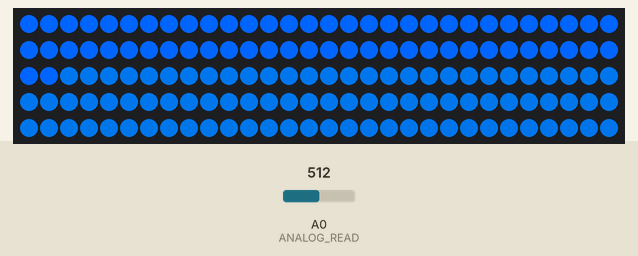
Simulated run of this sketch. Board: Arduino Uno, built with avr-gcc and run on an emulated ATmega328P. Parts: 150 RGB LEDs in strip order, left to right, continuing on the next row. The test bench sets the inputs (shaded band); at power-on: A0 (ANALOG_READ) = 512.

Above: at 1.2 s.
1.3 s: A0 (ANALOG_READ) set to 122
At 4.1 s:
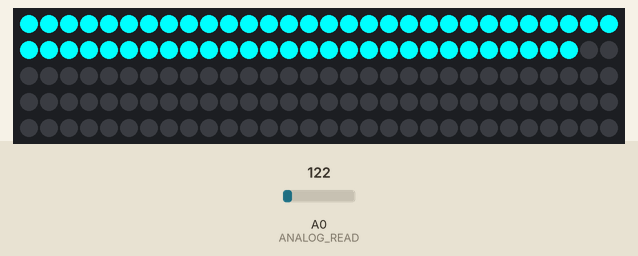
4.3 s: A0 (ANALOG_READ) set to 306
At 5.1 s:
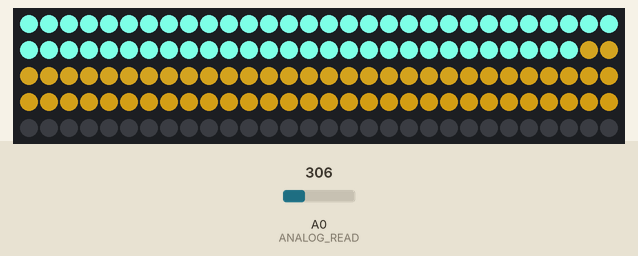
6.7 s: A0 (ANALOG_READ) set to 511
At 9.2 s:
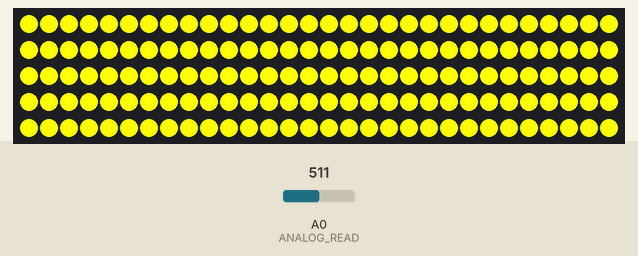
9.5 s: A0 (ANALOG_READ) set to 245
At 9.76 s:
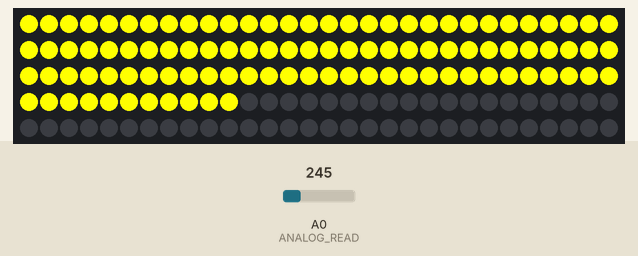
12.5 s: A0 (ANALOG_READ) set to 716
At 12.8 s:
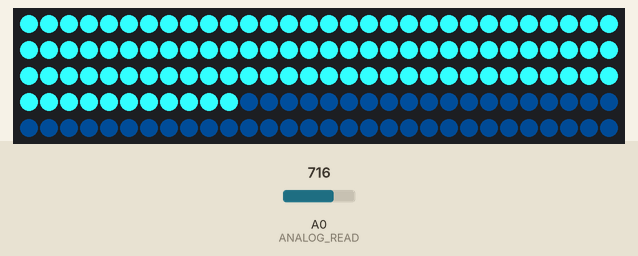
Timing chart, 0 to 15.5 s (numbered marks = the images above; inputs shaded):
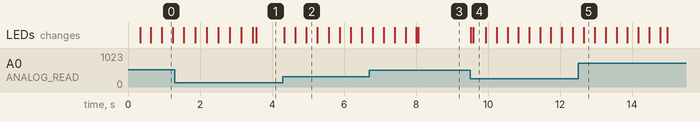

Measured:
- after the input at 1.3 s, the LEDs: first change after 0.25 s (image 1 shows a later state)
- after the input at 4.3 s, the LEDs: first change at once (image 2 shows a later state)
- after the input at 6.7 s, the LEDs: first change after 0.10 s (image 3 shows a later state)
- after the input at 9.5 s, the LEDs: first change at once (image 4 shows a later state)
- after the input at 12.5 s, the LEDs: change after 0.15 s (image 5)

The sketch:

LightCode.ino
```cpp
#include <FastLED.h>

/** BASIC CONFIGURATION  **/

//The amount of LEDs in the setup
#define NUM_LEDS 150
//The pin that controls the LEDs
#define LED_PIN 6
//The pin that we read sensor values form
#define ANALOG_READ 0

//Confirmed microphone low value, and max value
#define MIC_LOW 0.0
#define MIC_HIGH 400
/** Other macros */
//How many previous sensor values effects the operating average?
#define AVGLEN 5
//How many previous sensor values decides if we are on a peak/HIGH (e.g. in a song)
#define LONG_SECTOR 5

//Mneumonics
#define HIGH 3
#define NORMAL 2

//How long do we keep the "current average" sound, before restarting the measuring
#define MSECS 30 * 1000
#define CYCLES MSECS / DELAY

/*Sometimes readings are wrong or strange. How much is a reading allowed
to deviate from the average to not be discarded? **/
#define DEV_THRESH 0.8

//Arduino loop delay
#define DELAY 1

float fscale( float originalMin, float originalMax, float newBegin, float newEnd, float inputValue, float curve);
void insert(int val, int *avgs, int len);
int compute_average(int *avgs, int len);
void visualize_music();

//How many LEDs to we display
int curshow = NUM_LEDS;

/*Not really used. Thought it coulb be able to switch between sound reactive
mode, and general gradient pulsing/static color*/
int mode = 0;

//Showing different colors based on the mode.
int songmode = NORMAL;

//Average sound measurement the last CYCLES
unsigned long song_avg;

//The amount of iterations since the song_avg was reset
int iter = 0;

//The speed the LEDs fade to black if not relit
float fade_scale = 1.2;

//Led array
CRGB leds[NUM_LEDS];

/*Short sound avg used to "normalize" the input values.
I use the short average instead of using the sensor input directly */
int avgs[AVGLEN] = {-1};

//Longer sound avg
int long_avg[LONG_SECTOR] = {-1};

//Keeping track how often, and how long times we hit a certain mode
struct time_keeping {
  unsigned long times_start;
  short times;
};

//How much to increment or decrement each color every cycle
struct color {
  int r;
  int g;
  int b;
};

struct time_keeping high;
struct color Color;

void setup() {
  Serial.begin(9600);
  //Set all lights to make sure all are working as expected
  FastLED.addLeds<NEOPIXEL, LED_PIN>(leds, NUM_LEDS);
  for (int i = 0; i < NUM_LEDS; i++)
    leds[i] = CRGB(0, 0, 255);
  FastLED.show();


  //bootstrap average with some low values
  for (int i = 0; i < AVGLEN; i++) {
    insert(250, avgs, AVGLEN);
  }

  //Initial values
  high.times = 0;
  high.times_start = millis();
  Color.r = 0;
  Color.g = 0;
  Color.b = 1;
}

/*With this I can change the mode if I want to implement a general
lamp feature, with for instance general pulsing. Maybe if the
sound is low for a while? */
void loop() {
  switch(mode) {
    case 0:
      visualize_music();
      break;
    default:
      break;
  }
    delay(DELAY);       // delay in between reads for stability
}


/**Funtion to check if the lamp should either enter a HIGH mode,
or revert to NORMAL if already in HIGH. If the sensors report values
that are higher than 1.1 times the average values, and this has happened
more than 30 times the last few milliseconds, it will enter HIGH mode.  n, remove hardcoded values, and make it more
  */
void check_high(int avg) {
  if (avg > (song_avg/iter * 1.1))  {
    if (high.times != 0) {
      if (millis() - high.times_start > 100.0) {
        high.times = 0;
        songmode = NORMAL;
      } else {
        high.times_start = millis();
        high.times++;
      }
    } else {
      high.times++;
      high.times_start = millis();

    }
  }
  if (high.times > 15 && millis() - high.times_start < 50)
    songmode = HIGH;
  else if (millis() - high.times_start > 100) {
    high.times = 0;
    songmode = NORMAL;
  }
}

//Main function for visualizing the sounds in the lamp
void visualize_music() {
  int sensor_value, mapped, avg, longavg;

  //Actual sensor value
  sensor_value = analogRead(ANALOG_READ);

  //If 0, discard immediately. Probably not right and save CPU.
  if (sensor_value == 0)
    return;

  //Discard readings that deviates too much from the past avg.
  mapped = (float)fscale(MIC_LOW, MIC_HIGH, MIC_LOW, (float)MIC_HIGH, (float)sensor_value, 2.0);
  avg = compute_average(avgs, AVGLEN);

  if (((avg - mapped) > avg*DEV_THRESH)) //|| ((avg - mapped) < -avg*DEV_THRESH))
    return;

  //Insert new avg. values
  insert(mapped, avgs, AVGLEN);
  insert(avg, long_avg, LONG_SECTOR);

  //Compute the "song average" sensor value
  song_avg += avg;
  iter++;
  if (iter > CYCLES) {
    song_avg = song_avg / iter;
    iter = 1;
  }

  longavg = compute_average(long_avg, LONG_SECTOR);

  //Check if we enter HIGH mode
  check_high(longavg);

  if (songmode == HIGH) {
    fade_scale = 200;
    Color.r = 5;
    Color.g = 3;
    Color.b = -1;
  }
  else if (songmode == NORMAL) {
    fade_scale = 200;
    Color.r = -1;
    Color.b = 2;
    Color.g = 1;
  }

  //Decides how many of the LEDs will be lit
  curshow = fscale(MIC_LOW, MIC_HIGH, 0.0, (float)NUM_LEDS, (float)avg, -1);

  /*Set the different leds. Control for too high and too low values.
          Fun thing to try: Dont account for overflow in one direction,
    some interesting light effects appear! */
  for (int i = 0; i < NUM_LEDS; i++)
    //The leds we want to show
    if (i < curshow) {
      if (leds[i].r + Color.r > 255)
        leds[i].r = 255;
      else if (leds[i].r + Color.r < 0)
        leds[i].r = 0;
      else
        leds[i].r = leds[i].r + Color.r;

      if (leds[i].g + Color.g > 255)
        leds[i].g = 255;
      else if (leds[i].g + Color.g < 0)
        leds[i].g = 0;
      else
        leds[i].g = leds[i].g + Color.g;

      if (leds[i].b + Color.b > 255)
        leds[i].b = 255;
      else if (leds[i].b + Color.b < 0)
        leds[i].b = 0;
      else
        leds[i].b = leds[i].b + Color.b;

    //All the other LEDs begin their fading journey to eventual total darkness
    } else {
      leds[i] = CRGB(leds[i].r/fade_scale, leds[i].g/fade_scale, leds[i].b/fade_scale);
    }
  FastLED.show();
}
//Compute average of a int array, given the starting pointer and the length
int compute_average(int *avgs, int len) {
  int sum = 0;
  for (int i = 0; i < len; i++)
    sum += avgs[i];

  return (int)(sum / len);

}

//Insert a value into an array, and shift it down removing
//the first value if array already full
void insert(int val, int *avgs, int len) {
  for (int i = 0; i < len; i++) {
    if (avgs[i] == -1) {
      avgs[i] = val;
      return;
    }
  }

  for (int i = 1; i < len; i++) {
    avgs[i - 1] = avgs[i];
  }
  avgs[len - 1] = val;
}

//Function imported from the arduino website.
//Basically map, but with a curve on the scale (can be non-uniform).
float fscale( float originalMin, float originalMax, float newBegin, float
    newEnd, float inputValue, float curve){

  float OriginalRange = 0;
  float NewRange = 0;
  float zeroRefCurVal = 0;
  float normalizedCurVal = 0;
  float rangedValue = 0;
  boolean invFlag = 0;


  // condition curve parameter
  // limit range

  if (curve > 10) curve = 10;
  if (curve < -10) curve = -10;

  curve = (curve * -.1) ; // - invert and scale - this seems more intuitive - postive numbers give more weight to high end on output
  curve = pow(10, curve); // convert linear scale into lograthimic exponent for other pow function

  // Check for out of range inputValues
  if (inputValue < originalMin) {
    inputValue = originalMin;
  }
  if (inputValue > originalMax) {
    inputValue = originalMax;
  }

  // Zero Refference the values
  OriginalRange = originalMax - originalMin;

  if (newEnd > newBegin){
    NewRange = newEnd - newBegin;
  }
  else
  {
    NewRange = newBegin - newEnd;
    invFlag = 1;
  }

  zeroRefCurVal = inputValue - originalMin;
  normalizedCurVal  =  zeroRefCurVal / OriginalRange;   // normalize to 0 - 1 float

  // Check for originalMin > originalMax  - the math for all other cases i.e. negative numbers seems to work out fine
  if (originalMin > originalMax ) {
    return 0;
  }

  if (invFlag == 0){
    rangedValue =  (pow(normalizedCurVal, curve) * NewRange) + newBegin;

  }
  else     // invert the ranges
  {
    rangedValue =  newBegin - (pow(normalizedCurVal, curve) * NewRange);
  }

  return rangedValue;
    }
```
